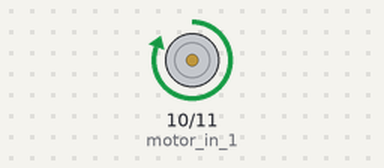
Recording of a sketch running on a simulated Arduino Uno, built with avr-gcc and run on an emulated ATmega328P. Shown: motor-driver pin pairs drawn as motors (green arrow = first pin HIGH = forward, orange = second pin HIGH = backward, longer = more drive).

Above: at 1.5 s.
At 6.5 s:
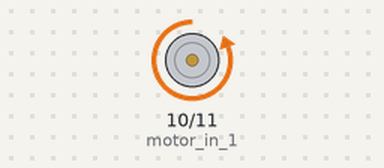
At 9.0 s:
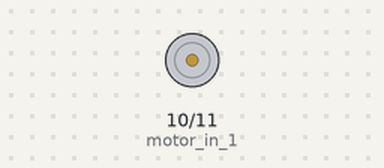
Timing chart, 0 to 13.0 s (numbered marks = the images above):
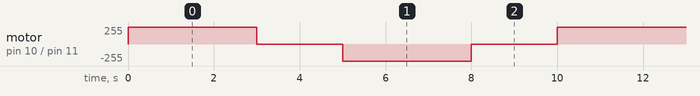

Measured:
- by itself, motor on pin 10 (motor_in_1) / pin 11 (motor_in_2): repeats every 10.0 s: stopped 2.0 s, backward 255/255 3.0 s, stopped 2.0 s, forward 255/255 3.0 s

The sketch:

ponte-h.ino
```cpp
#define motor_in_1 10
#define motor_in_2 11

void setup(){
  pinMode(motor_in_1, OUTPUT);
  pinMode(motor_in_2, OUTPUT);
}

void girar_frente(){
  digitalWrite(motor_in_1, HIGH);
  digitalWrite(motor_in_2, LOW);
}

void girar_tras(){
  digitalWrite(motor_in_1, LOW);
  digitalWrite(motor_in_2, HIGH);
}

void parar(){
  digitalWrite(motor_in_1, LOW);
  digitalWrite(motor_in_2, LOW);
}

void loop(){
  girar_frente(); // girar para frente
  delay(3000);   // esperar 3 segundos
  parar();       // desligar motor
  delay(2000);  // esperar 2 segundos
  girar_tras(); // girar para trás
  delay(3000);  // esperar 3 segundos
  parar();      // desligar motor
  delay(2000);  // esperar 2 segundos
}
```
